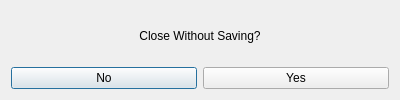
<?xml version="1.0" encoding="UTF-8"?>
<ui version="4.0">
 <class>Dialog</class>
 <widget class="QDialog" name="Dialog">
  <property name="geometry">
   <rect>
    <x>0</x>
    <y>0</y>
    <width>400</width>
    <height>100</height>
   </rect>
  </property>
  <property name="windowTitle">
   <string>Dialog</string>
  </property>
  <layout class="QGridLayout" name="gridLayout">
   <item row="1" column="0">
    <widget class="QPushButton" name="No">
     <property name="text">
      <string>No</string>
     </property>
    </widget>
   </item>
   <item row="1" column="1">
    <widget class="QPushButton" name="Yes">
     <property name="text">
      <string>Yes</string>
     </property>
    </widget>
   </item>
   <item row="0" column="0" colspan="2">
    <widget class="QLabel" name="label">
     <property name="text">
      <string>Close Without Saving?</string>
     </property>
     <property name="alignment">
      <set>Qt::AlignCenter</set>
     </property>
    </widget>
   </item>
  </layout>
 </widget>
 <resources/>
 <connections/>
</ui>
